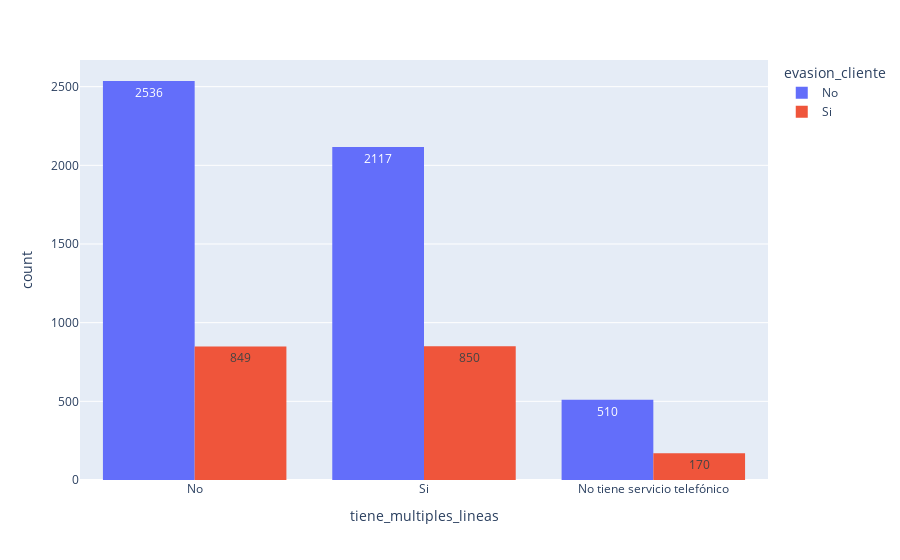

Notebook code for this chart:
### Code cell
px.histogram(df_telecomx, x = 'tiene_multiples_lineas', color = 'evasion_cliente', barmode = 'group', text_auto = True)

### Figure 1 — Plotly figure (JSON) as saved in the notebook; plotly's stock layout.template omitted (floating-point values rounded to 4 significant figures; data arrays with more than 128 entries replaced by an {"elided": "..."} marker saying what was removed)
{"data": [{"alignmentgroup": "True", "bingroup": "x", "hovertemplate": "evasion_cliente=No<br>tiene_multiples_lineas=%{x}<br>count=%{y}<extra></extra>", "legendgroup": "No", "marker": {"color": "#636efa", "pattern": {"shape": ""}}, "name": "No", "offsetgroup": "No", "orientation": "v", "showlegend": true, "texttemplate": "%{value}", "type": "histogram", "x": {"elided": "5163 str values"}, "xaxis": "x", "yaxis": "y"}, {"alignmentgroup": "True", "bingroup": "x", "hovertemplate": "evasion_cliente=Si<br>tiene_multiples_lineas=%{x}<br>count=%{y}<extra></extra>", "legendgroup": "Si", "marker": {"color": "#EF553B", "pattern": {"shape": ""}}, "name": "Si", "offsetgroup": "Si", "orientation": "v", "showlegend": true, "texttemplate": "%{value}", "type": "histogram", "x": {"elided": "1869 str values"}, "xaxis": "x", "yaxis": "y"}], "layout": {"barmode": "group", "legend": {"title": {"text": "evasion_cliente"}, "tracegroupgap": 0}, "margin": {"t": 60}, "xaxis": {"anchor": "y", "domain": [0, 1], "title": {"text": "tiene_multiples_lineas"}}, "yaxis": {"anchor": "x", "domain": [0, 1], "title": {"text": "count"}}}}
